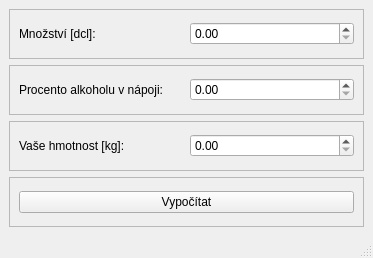
<?xml version="1.0" encoding="UTF-8"?>
<ui version="4.0">
 <class>MainWindow</class>
 <widget class="QMainWindow" name="MainWindow">
  <property name="geometry">
   <rect>
    <x>0</x>
    <y>0</y>
    <width>373</width>
    <height>258</height>
   </rect>
  </property>
  <property name="windowTitle">
   <string>MainWindow</string>
  </property>
  <widget class="QWidget" name="centralwidget">
   <layout class="QVBoxLayout" name="verticalLayout">
    <item>
     <widget class="QFrame" name="frame_2">
      <property name="frameShape">
       <enum>QFrame::StyledPanel</enum>
      </property>
      <property name="frameShadow">
       <enum>QFrame::Raised</enum>
      </property>
      <layout class="QHBoxLayout" name="horizontalLayout_2">
       <item>
        <widget class="QLabel" name="label_2">
         <property name="text">
          <string>Množství [dcl]:</string>
         </property>
        </widget>
       </item>
       <item>
        <widget class="QDoubleSpinBox" name="amtIn">
         <property name="maximum">
          <double>1000.000000000000000</double>
         </property>
        </widget>
       </item>
      </layout>
     </widget>
    </item>
    <item>
     <widget class="QFrame" name="frame">
      <property name="frameShape">
       <enum>QFrame::StyledPanel</enum>
      </property>
      <property name="frameShadow">
       <enum>QFrame::Raised</enum>
      </property>
      <layout class="QHBoxLayout" name="horizontalLayout">
       <item>
        <widget class="QLabel" name="label">
         <property name="text">
          <string>Procento alkoholu v nápoji:</string>
         </property>
        </widget>
       </item>
       <item>
        <widget class="QDoubleSpinBox" name="percIn"/>
       </item>
      </layout>
     </widget>
    </item>
    <item>
     <widget class="QFrame" name="frame_3">
      <property name="frameShape">
       <enum>QFrame::StyledPanel</enum>
      </property>
      <property name="frameShadow">
       <enum>QFrame::Raised</enum>
      </property>
      <layout class="QHBoxLayout" name="horizontalLayout_3">
       <item>
        <widget class="QLabel" name="label_3">
         <property name="text">
          <string>Vaše hmotnost [kg]:</string>
         </property>
        </widget>
       </item>
       <item>
        <widget class="QDoubleSpinBox" name="massIn">
         <property name="maximum">
          <double>1000.000000000000000</double>
         </property>
        </widget>
       </item>
      </layout>
     </widget>
    </item>
    <item>
     <widget class="QFrame" name="frame_4">
      <property name="frameShape">
       <enum>QFrame::StyledPanel</enum>
      </property>
      <property name="frameShadow">
       <enum>QFrame::Raised</enum>
      </property>
      <layout class="QHBoxLayout" name="horizontalLayout_4">
       <item>
        <widget class="QPushButton" name="calcB">
         <property name="text">
          <string>Vypočítat</string>
         </property>
        </widget>
       </item>
      </layout>
     </widget>
    </item>
   </layout>
  </widget>
  <widget class="QMenuBar" name="menubar">
   <property name="geometry">
    <rect>
     <x>0</x>
     <y>0</y>
     <width>373</width>
     <height>21</height>
    </rect>
   </property>
  </widget>
  <widget class="QStatusBar" name="statusbar"/>
 </widget>
 <resources/>
 <connections/>
</ui>
